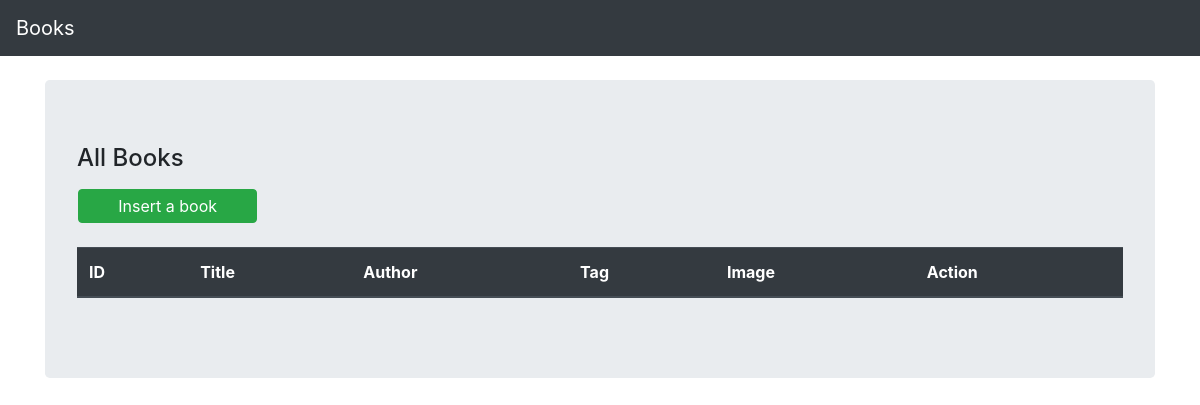
Before: / with the older database file.
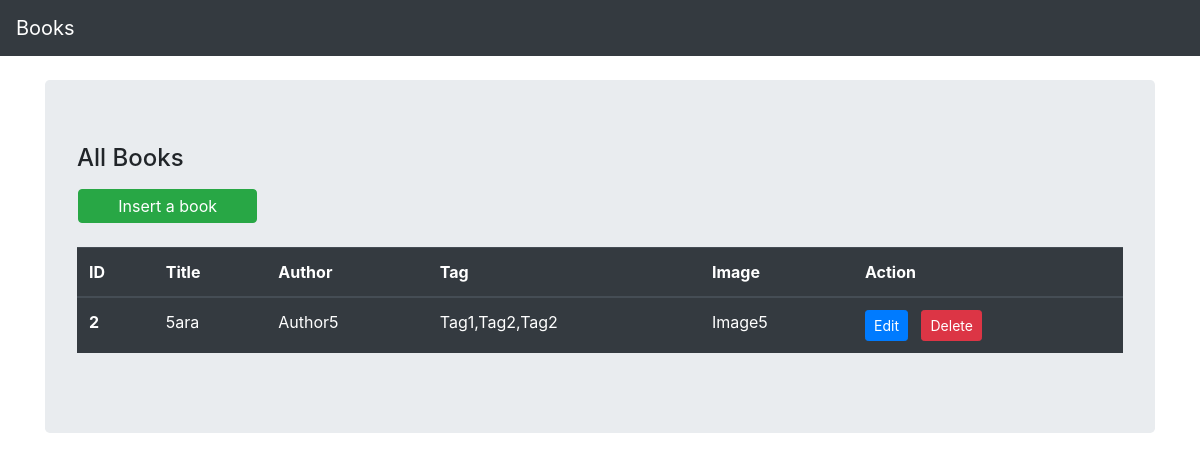
After: the same page with the newer database file.
### tables this page shows
CREATE TABLE `books` (
    `book_id` int(11) NOT NULL,
    `title` varchar(256) NOT NULL,
    `author_id` int(11) DEFAULT NULL,
    `image_id` int(11) DEFAULT NULL
  );

CREATE TABLE `authors` (
    `id` int(11) NOT NULL,
    `author` varchar(256) NOT NULL
  );

CREATE TABLE `images` (
    `id` int(11) NOT NULL,
    image varchar(256) NOT NULL
  );

### models/books.php (called while the page is built, shortened)
<?php
class Book
{
    private $conn;
    public function __construct($db)
    {
        $this->conn = $db;
    }
    function readAll()
    {
        $this->conn->setAttribute(PDO::ATTR_ERRMODE, PDO::ERRMODE_WARNING);
        $query = "SELECT
        books.book_id,
        books.title,
        authors.author,
      images.image,
        GROUP_CONCAT(tags.tag SEPARATOR ',') tags
    FROM
        books
    JOIN
        authors
    ON
        authors.id = books.author_id
    JOIN
        books_tags
    ON
        books_tags.book_id = books.book_id
    JOIN
        tags
    ON
        tags.tag_id = books_tags.tag_id
    JOIN
        images
    ON
        images.id = books.image_id
    GROUP BY
        books.book_id";
        $stmt = $this->conn->prepare($query);
        $stmt->execute();
        return $stmt;
        print_r($stmt->errorInfo());
    }
}

### index.php (the view, shortened to what this page needs)
<?php
include_once 'models/books.php';
$database = new Database();
$db = $database->getConnection();
$book = new Book($db);
?>
<!DOCTYPE html>
<html lang="en">
<head>
    <link rel="stylesheet" href="https://stackpath.bootstrapcdn.com/bootstrap/4.3.1/css/bootstrap.min.css">
</head>
<body>
    <nav class="navbar navbar-expand-lg navbar-dark bg-dark">
        <a class="navbar-brand" href="index.php">Books</a>
    </nav>
    <div class="container mt-4">
        <div class="row">
            <div class="col-lg-12">
                <div class="jumbotron">
                    <div class="row">
                        <h4 class="col-12 mb-3">All Books</h4>
                        <a type="submit" class="btn btn-success col-2 mb-4 ml-3 p-1" href="create.php">Insert a book</a>
                    </div>
                    <table class="table table-dark">
                        <thead>
                            <tr>
                                <th scope="col">ID</th>
                                <th scope="col">Title</th>
                                <th scope="col">Author</th>
                                <th scope="col">Tag</th>
                                <th scope="col">Image</th>
                                <th scope="col">Action</th>
                            </tr>
                        </thead>
                        <tbody>
                            <?php
                            $books = $book->readAll();
                            foreach ($books as $row) :  ?>
                                <tr>
                                    <th scope="row"><?php echo $row['book_id']; ?></th>
                                    <td><?php echo $row['title']; ?></td>
                                    <?php echo "<td>";
                                        echo $row['author'];
                                        echo "</td>";
                                        ?>
                                    <?php echo "<td>";
                                        echo $row['tags'];
                                        echo "</td>";
                                        ?>
                                    <?php echo "<td>";
                                        echo $row['image'];
                                        echo "</td>";
                                        ?>
                                    <td><a class="btn btn-sm btn-primary" href="edit.php?id=<?php echo $row['book_id']; ?>">Edit</a> &nbsp; <a class="btn btn-sm btn-danger" href="delete.php?id=<?php echo $row['book_id'] ?>">Delete</a></td>
                                </tr>
                            <?php endforeach; ?>
                        </tbody>
                    </table>
                </div>
            </div>
        </div>
    </div>
</body>
</html>

Changed rows visible on the page:
now on this page (row edited): books: book_id "2", title "5ara", author.author "Author5", tags "Tag1,Tag2,Tag2", image.image "Image5"
